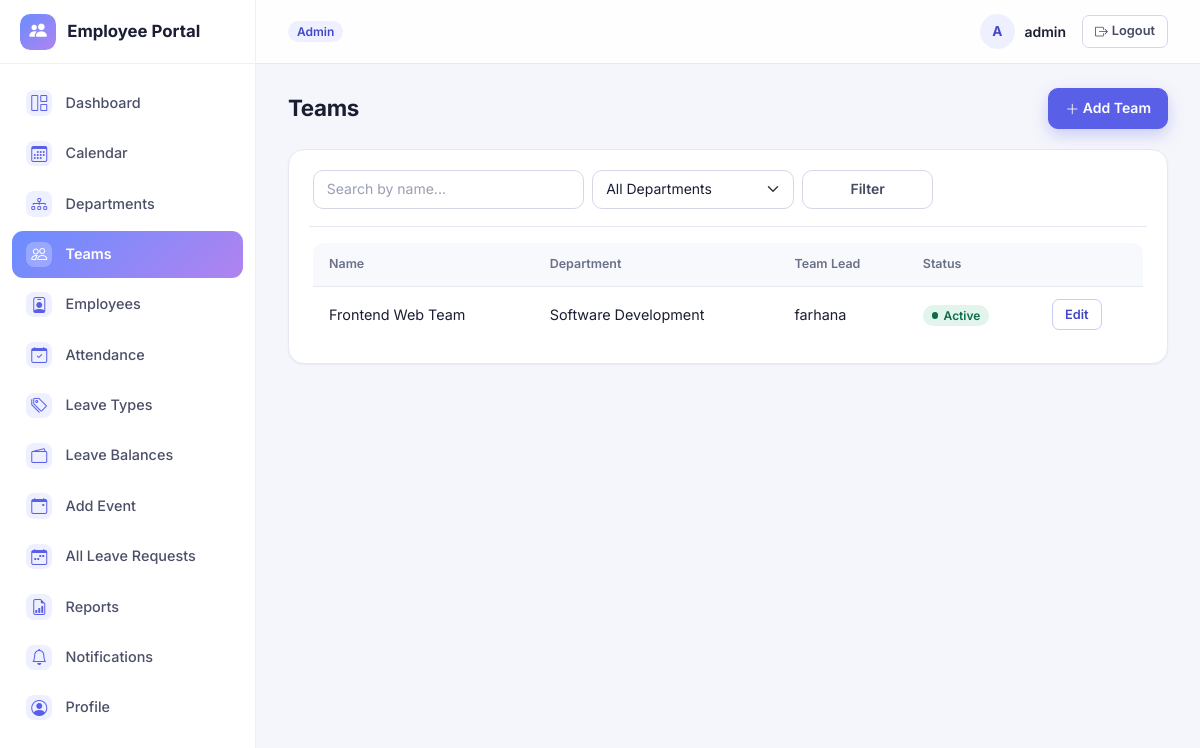
Screenshot of /teams/ (signed in) with the database file from the repository.
### accounts/models.py (models this page shows, shortened)
class User(AbstractUser):
    class Role(models.TextChoices):
        ADMIN = 'ADMIN', 'Admin'
        HR = 'HR', 'HR'
        TEAM_LEAD = 'TEAM_LEAD', 'Team Lead'
        EMPLOYEE = 'EMPLOYEE', 'Employee'
    role = models.CharField(max_length=20, choices=Role.choices, default=Role.EMPLOYEE)
    phone = models.CharField(max_length=20, blank=True)
    address = models.TextField(blank=True)
    emergency_contact = models.CharField(max_length=100, blank=True)
    profile_image = models.ImageField(upload_to='profile_images/', blank=True, null=True)
    def is_team_lead(self):
        return self.role == self.Role.TEAM_LEAD
    def can_manage_employees(self):
        return self.role in (self.Role.ADMIN, self.Role.HR)

### employeeApp/models/organization.py (models this page shows, shortened)
class Team(models.Model):
    name = models.CharField(max_length=100)
    department = models.ForeignKey(Department, on_delete=models.CASCADE, related_name='teams')
    team_lead = models.ForeignKey(
        settings.AUTH_USER_MODEL, on_delete=models.SET_NULL, null=True, blank=True,
        related_name='led_teams', limit_choices_to={'role': 'TEAM_LEAD'}
    )
    description = models.TextField(blank=True)
    is_active = models.BooleanField(default=True)
    created_at = models.DateTimeField(auto_now_add=True)
    class Meta:
        ordering = ['department__name', 'name']
        unique_together = ('name', 'department')

class Department(models.Model):
    name = models.CharField(max_length=100, unique=True)
    description = models.TextField(blank=True)
    is_active = models.BooleanField(default=True)
    created_at = models.DateTimeField(auto_now_add=True)
    class Meta:
        ordering = ['name']

### employeeApp/views/organization.py (the view)
# urls.py: path('teams/',views.team_list,name='team_list'),
@admin_hr_required
def team_list(request):
    teams = Team.objects.select_related('department', 'team_lead').all()
    dept_id = request.GET.get('department')
    if dept_id:
        teams = teams.filter(department_id=dept_id)
    q = request.GET.get('q')
    if q:
        teams = teams.filter(name__icontains=q)
    paginator = Paginator(teams, 10)
    page_obj = paginator.get_page(request.GET.get('page'))
    return render(request, 'employeeApp/team_list.html', {
        'page_obj': page_obj, 'departments': Department.objects.all(), 'q': q or '', 'dept_id': dept_id or ''
    })

### employeeApp/context_processors.py (called while the page is built)
def unread_notifications(request):
    if request.user.is_authenticated:
        qs = Notification.objects.filter(user=request.user, is_read=False)
        return {
            'unread_notification_count': qs.count(),
            'recent_notifications': qs[:5],
        }
    return {'unread_notification_count': 0, 'recent_notifications': []}

### employeeApp/templates/employeeApp/team_list.html (shortened to what this page needs)
{% extends "base.html" %}
{% block content %}
<div class="page-header">
    <h1>Teams</h1>
    <a href="{% url 'employeeApp:team_add' %}" class="btn btn-primary"><i class="bi bi-plus-lg"></i> Add Team</a>
</div>
<div class="table-card">
    <form method="get" class="row g-2 mb-3">
        <div class="col-md-4">
            <input type="text" name="q" value="{{ q }}" class="form-control" placeholder="Search by name...">
        </div>
        <div class="col-md-3">
            <select name="department" class="form-select">
                <option value="">All Departments</option>
            </select>
        </div>
        <div class="col-md-2">
            <button type="submit" class="btn btn-outline-secondary w-100">Filter</button>
        </div>
    </form>
    <table class="table table-hover align-middle">
        <thead><tr><th>Name</th><th>Department</th><th>Team Lead</th><th>Status</th><th></th></tr></thead>
        <tbody>
        {% for team in page_obj %}
            <tr>
                <td>{{ team.name }}</td>
                <td>{{ team.department.name }}</td>
                <td>{% if team.team_lead %}{{ team.team_lead.get_full_name|default:team.team_lead.username }}{% else %}—{% endif %}</td>
                <td>{% if team.is_active %}<span class="badge bg-success">Active</span>{% else %}<span class="badge bg-secondary">Inactive</span>{% endif %}</td>
                <td><a href="{% url 'employeeApp:team_edit' team.pk %}" class="btn btn-sm btn-outline-primary">Edit</a></td>
            </tr>
        {% empty %}
            <tr><td colspan="5" class="text-muted text-center py-4">No teams found.</td></tr>
        {% endfor %}
        </tbody>
    </table>
</div>
{% endblock %}

### employeeApp/templates/base.html (shortened to what this page needs)
{% load static %}
<!DOCTYPE html>
<html lang="en">
<head>
    <link href="https://cdn.jsdelivr.net/npm/bootstrap@5.3.3/dist/css/bootstrap.min.css" rel="stylesheet">
    <link rel="stylesheet" href="https://cdn.jsdelivr.net/npm/bootstrap-icons@1.11.3/font/bootstrap-icons.css">
    <link rel="stylesheet" href="https://cdn.jsdelivr.net/npm/datatables.net-bs5@1.13.11/css/dataTables.bootstrap5.min.css">
    <link rel="stylesheet" href="https://cdn.jsdelivr.net/npm/datatables.net-responsive-bs5@2.5.1/css/responsive.bootstrap5.min.css">
    <link rel="stylesheet" href="{% static 'employeeApp/style.css' %}">
</head>
<body>
{% if user.is_authenticated %}
<div class="app-shell">
    <aside class="sidebar" id="app-sidebar" aria-label="Main navigation">
        <div class="sidebar-brand">
            <span class="brand-mark"><i class="bi bi-people-fill"></i></span>
            <span>Employee Portal</span>
        </div>
        <nav class="sidebar-nav">
            <a href="{% url 'accounts:redirect_dashboard' %}" class="nav-link {% if 'dashboard' in request.path %}active{% endif %}">
                <i class="bi bi-grid-1x2"></i> Dashboard
            </a>
            <a href="{% url 'employeeApp:calendar_view' %}" class="nav-link {% if 'calendar' in request.path %}active{% endif %}">
                <i class="bi bi-calendar3"></i> Calendar
            </a>
            {% if user.can_manage_employees %}
            <a href="{% url 'employeeApp:department_list' %}" class="nav-link {% if 'departments' in request.path %}active{% endif %}">
                <i class="bi bi-diagram-3"></i> Departments
            </a>
            <a href="{% url 'employeeApp:team_list' %}" class="nav-link {% if 'teams' in request.path %}active{% endif %}">
                <i class="bi bi-people"></i> Teams
            </a>
            {% endif %}
            <a href="{% url 'employeeApp:employee_list' %}" class="nav-link {% if 'employees' in request.path %}active{% endif %}">
                <i class="bi bi-person-badge"></i> Employees
            </a>
            <a href="{% if user.is_team_lead or user.can_manage_employees %}{% url 'employeeApp:attendance_list' %}{% else %}{% url 'employeeApp:my_attendance' %}{% endif %}" class="nav-link ">
                <i class="bi bi-calendar-check"></i> Attendance
            </a>
            {% if user.can_manage_employees %}
            <a href="{% url 'employeeApp:leave_type_list' %}" class="nav-link {% if 'leave-types' in request.path %}active{% endif %}">
                <i class="bi bi-tags"></i> Leave Types
            </a>
            <a href="{% url 'employeeApp:leave_balance_list' %}" class="nav-link {% if 'leave-balances' in request.path %}active{% endif %}">
                <i class="bi bi-wallet2"></i> Leave Balances
            </a>
            <a href="{% url 'employeeApp:calendar_event_list' %}" class="nav-link {% if 'calendar-events' in request.path %}active{% endif %}">
                <i class="bi bi-calendar-event"></i> Add Event
            </a>
            <a href="{% url 'employeeApp:all_leave_requests' %}" class="nav-link {% if 'leave/all' in request.path %}active{% endif %}">
                <i class="bi bi-calendar-week"></i> All Leave Requests
            </a>
            {% elif user.is_team_lead %}
            <a href="{% url 'employeeApp:team_leave_requests' %}" class="nav-link {% if 'leave/team' in request.path %}active{% endif %}">
                <i class="bi bi-calendar-week"></i> Team Leave Requests
            </a>
            {% endif %}
            <a href="{% url 'employeeApp:attendance_report' %}" class="nav-link {% if 'reports' in request.path %}active{% endif %}">
                <i class="bi bi-file-earmark-bar-graph"></i> Reports
            </a>
            <a href="{% url 'employeeApp:notification_list' %}" class="nav-link {% if 'notifications' in request.path %}active{% endif %}">
                <i class="bi bi-bell"></i> Notifications
            </a>
            <a href="{% url 'accounts:profile' %}" class="nav-link {% if 'profile' in request.path or 'password-change' in request.path %}active{% endif %}">
                <i class="bi bi-person-circle"></i> Profile
            </a>
        </nav>
    </aside>
    <div class="main-col">
        <header class="topbar">
            <div class="topbar-role">
                <span class="badge role-badge">{{ user.get_role_display }}</span>
            </div>
            <div class="topbar-user">
                <div class="user-chip">
                    <span class="avatar">{% if user.profile_image %}<img src="{{ user.profile_image.url }}" alt="">{% else %}{{ user.get_full_name|default:user.username|slice:":1"|upper }}{% endif %}</span>
                    <span class="user-name">{{ user.get_full_name|default:user.username }}</span>
                </div>
                <a href="{% url 'accounts:logout' %}" class="btn btn-sm btn-outline-secondary btn-logout" aria-label="Log out"><i class="bi bi-box-arrow-right"></i><span class="d-none d-sm-inline ms-1">Logout</span></a>
            </div>
        </header>
        <main class="content">
            {% block content %}{% endblock %}
        </main>
    </div>
</div>
{% endif %}
</body>
</html>

### rows the page displays
User: role "Admin", get_full_name "A", get_full_name "admin"
Team: name "Frontend Web Team", department.name "Software Development", team_lead.get_full_name "farhana", is_active "Active"
